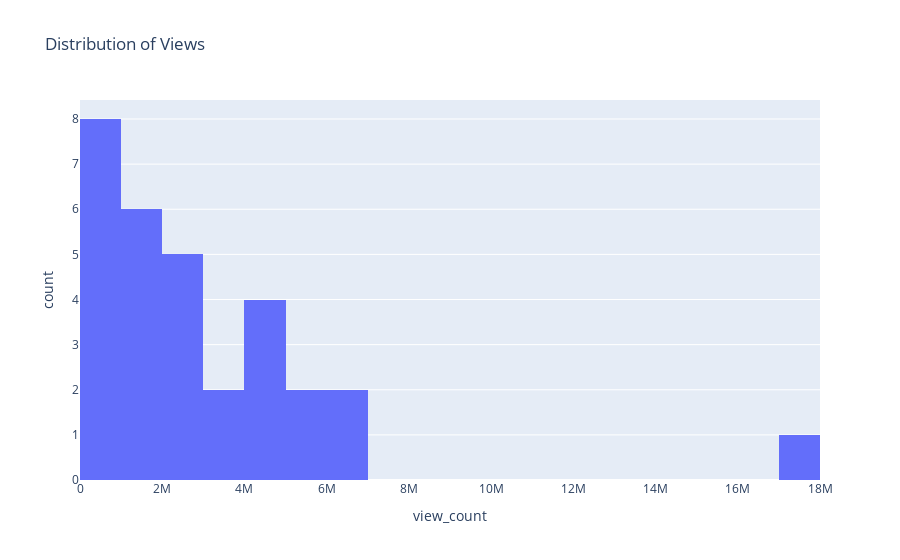
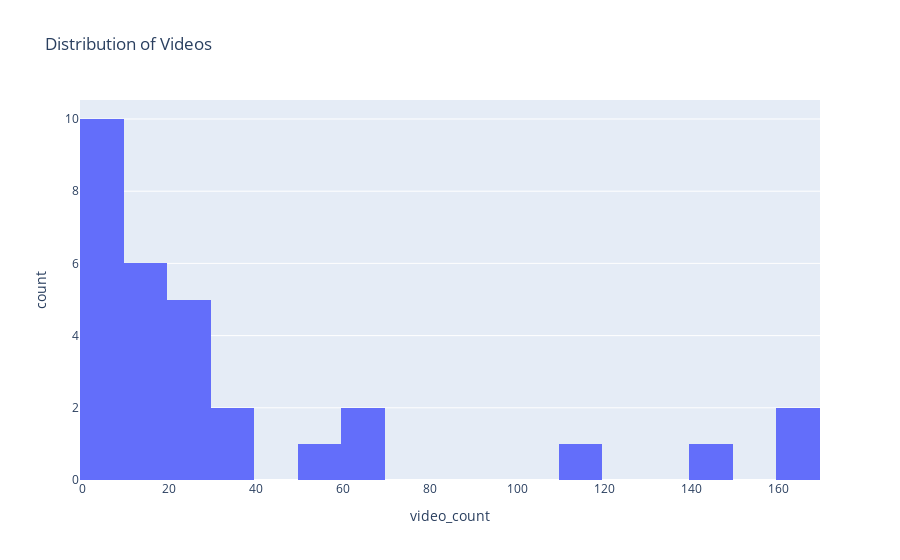
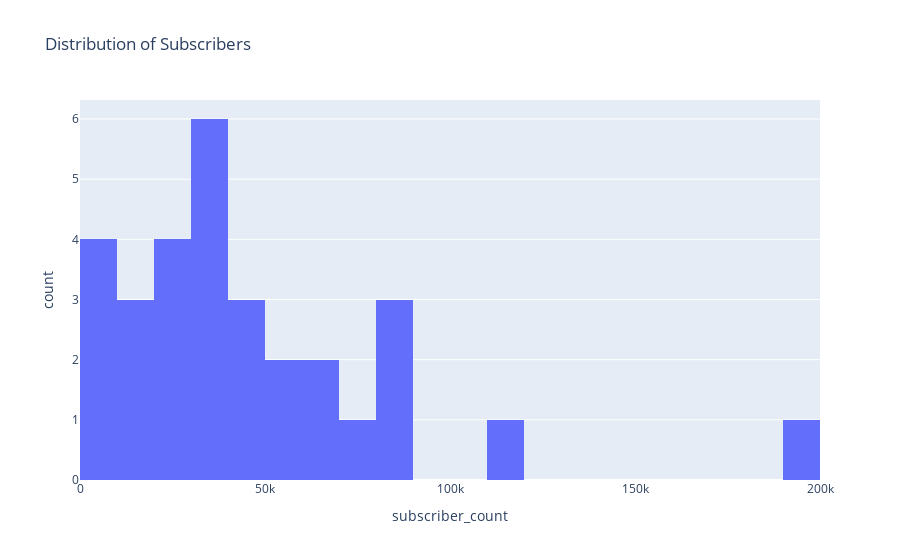

Here is the notebook cell these charts were saved with, in order:
### Code cell
fig = px.histogram(channels, x="view_count", nbins=20, title="Distribution of Views")
fig.show()

fig = px.histogram(channels, x="video_count", nbins=20, title="Distribution of Videos")
fig.show()

fig = px.histogram(channels, x="subscriber_count", nbins=20, title="Distribution of Subscribers")
fig.show()

### Figure 1 — Plotly figure (JSON) as saved in the notebook; plotly's stock layout.template omitted (floating-point values rounded to 4 significant figures)
{"data": [{"alignmentgroup": "True", "bingroup": "x", "hovertemplate": "view_count=%{x}<br>count=%{y}<extra></extra>", "legendgroup": "", "marker": {"color": "#636efa", "pattern": {"shape": ""}}, "name": "", "nbinsx": 20, "offsetgroup": "", "orientation": "v", "showlegend": false, "type": "histogram", "x": [425724, 2755721, 781401, 6971548, 91726, 5297054, 159248, 1380698, 315288, 4711197, 5497365, 4334058, 1608547, 1270518, 1369702, 1391579, 2543104, 2126865, 3520104, 17579654, 3609573, 871559, 2379196, 2917364, 653267, 4003161, 6058785, 1043719, 219410, 4991867], "xaxis": "x", "yaxis": "y"}], "layout": {"barmode": "relative", "legend": {"tracegroupgap": 0}, "title": {"text": "Distribution of Views"}, "xaxis": {"anchor": "y", "domain": [0, 1], "title": {"text": "view_count"}}, "yaxis": {"anchor": "x", "domain": [0, 1], "title": {"text": "count"}}}}

### Figure 2 — Plotly figure (JSON) as saved in the notebook; plotly's stock layout.template omitted (floating-point values rounded to 4 significant figures)
{"data": [{"alignmentgroup": "True", "bingroup": "x", "hovertemplate": "video_count=%{x}<br>count=%{y}<extra></extra>", "legendgroup": "", "marker": {"color": "#636efa", "pattern": {"shape": ""}}, "name": "", "nbinsx": 20, "offsetgroup": "", "orientation": "v", "showlegend": false, "type": "histogram", "x": [8, 8, 18, 60, 15, 146, 9, 19, 2, 19, 7, 163, 56, 35, 6, 65, 23, 39, 28, 111, 11, 9, 5, 23, 6, 20, 16, 20, 2, 169], "xaxis": "x", "yaxis": "y"}], "layout": {"barmode": "relative", "legend": {"tracegroupgap": 0}, "title": {"text": "Distribution of Videos"}, "xaxis": {"anchor": "y", "domain": [0, 1], "title": {"text": "video_count"}}, "yaxis": {"anchor": "x", "domain": [0, 1], "title": {"text": "count"}}}}

### Figure 3 — Plotly figure (JSON) as saved in the notebook; plotly's stock layout.template omitted (floating-point values rounded to 4 significant figures)
{"data": [{"alignmentgroup": "True", "bingroup": "x", "hovertemplate": "subscriber_count=%{x}<br>count=%{y}<extra></extra>", "legendgroup": "", "marker": {"color": "#636efa", "pattern": {"shape": ""}}, "name": "", "nbinsx": 20, "offsetgroup": "", "orientation": "v", "showlegend": false, "type": "histogram", "x": [13200, 36900, 25100, 112000, 3260, 59000, 8740, 34000, 7490, 52300, 87600, 69500, 33600, 30700, 27500, 26800, 45100, 39700, 43300, 197000, 72200, 21600, 48100, 36300, 15400, 66200, 88800, 19600, 6240, 83700], "xaxis": "x", "yaxis": "y"}], "layout": {"barmode": "relative", "legend": {"tracegroupgap": 0}, "title": {"text": "Distribution of Subscribers"}, "xaxis": {"anchor": "y", "domain": [0, 1], "title": {"text": "subscriber_count"}}, "yaxis": {"anchor": "x", "domain": [0, 1], "title": {"text": "count"}}}}
